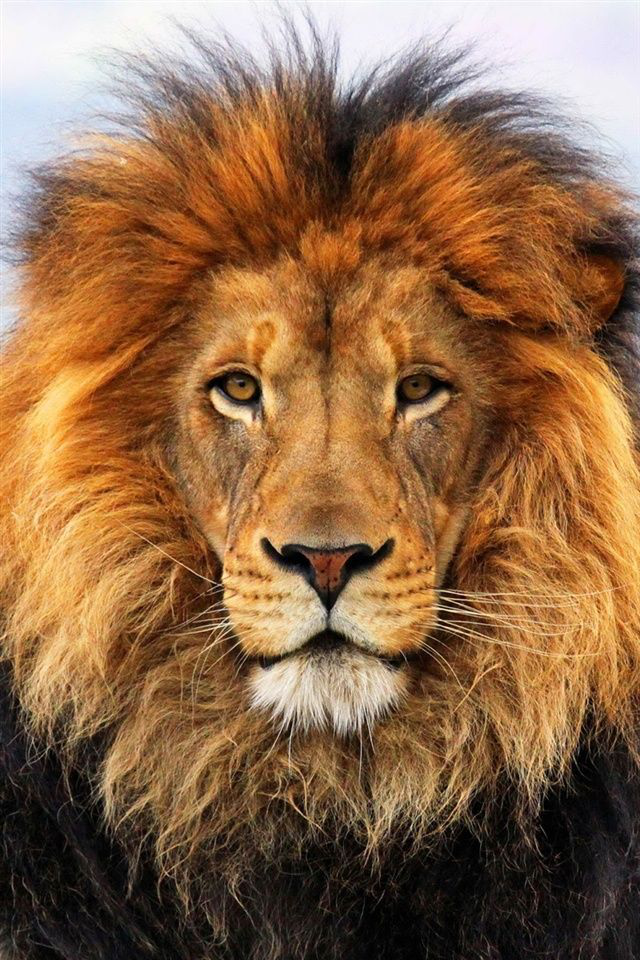
#> input picture 02-libraries/leon.png, 640 x 960 px
$ python libraries18.py
#> lines starting #> are read from the running program, lines starting #| are printed output that depends on the picture
from PIL import Image

im = Image.open("leon.png")
#> im is the input picture: PIL image 640x960 RGB; mean R, G, B 141.9, 105, 73.4
region = im.crop((150, 320, 280, 440))
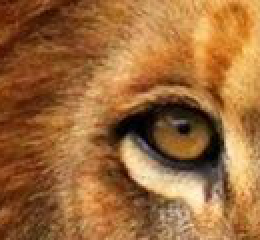
#> region: PIL image 130x120 RGB (shown 2 times larger); mean R, G, B 157.6, 106.1, 58
region.save("box_leon.png")

reverse = region.transpose(Image.Transpose.ROTATE_180)
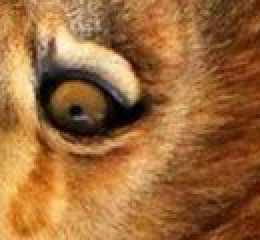
#> reverse: PIL image 130x120 RGB (shown 2 times larger); mean R, G, B 157.6, 106.1, 58
reverse.save("reverse_leon.png")

im.paste(reverse, (150, 320, 280, 440))
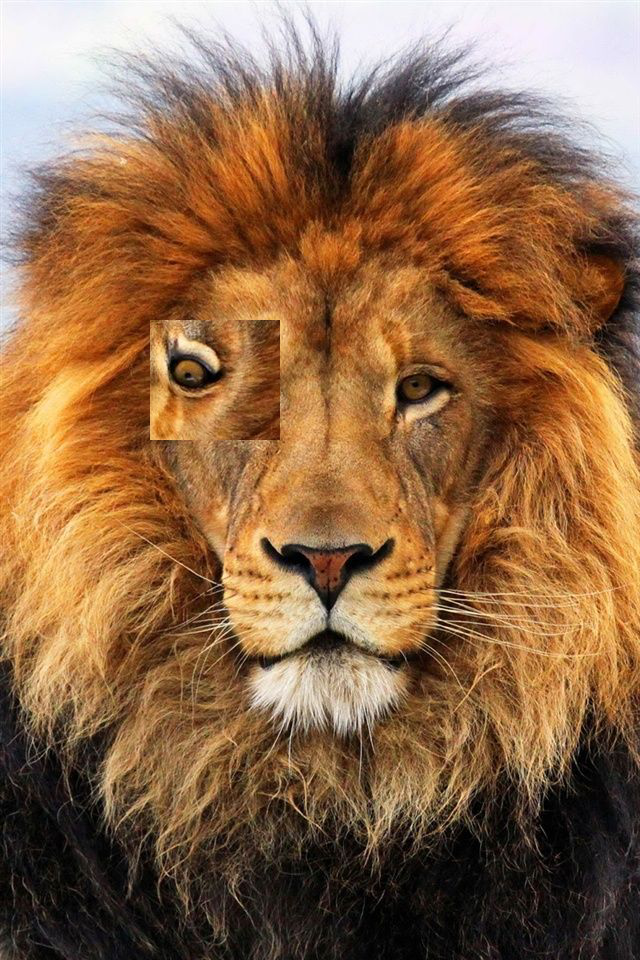
#> im: PIL image 640x960 RGB; mean R, G, B 141.9, 105, 73.4
im.save("leon2.png")

r, g, b = im.split()
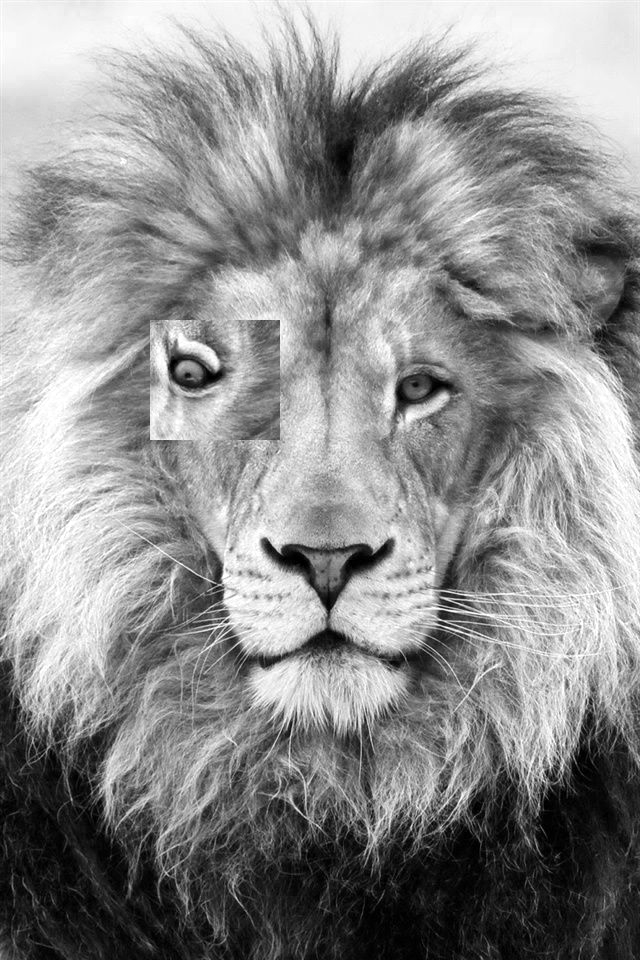
#> r: PIL image 640x960 L; min 0, max 255, mean 141.9
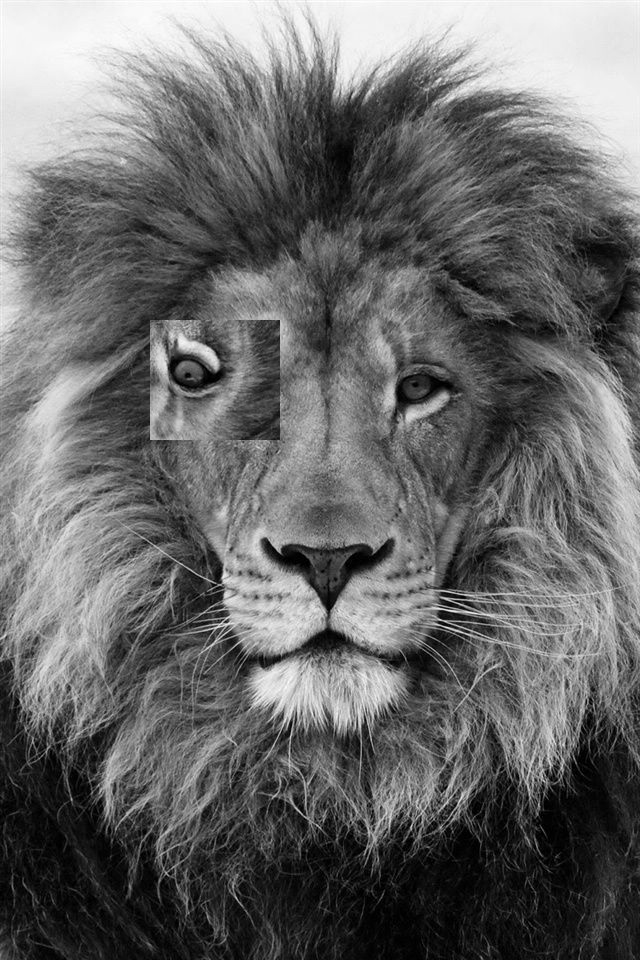
#> g: PIL image 640x960 L; min 0, max 255, mean 105
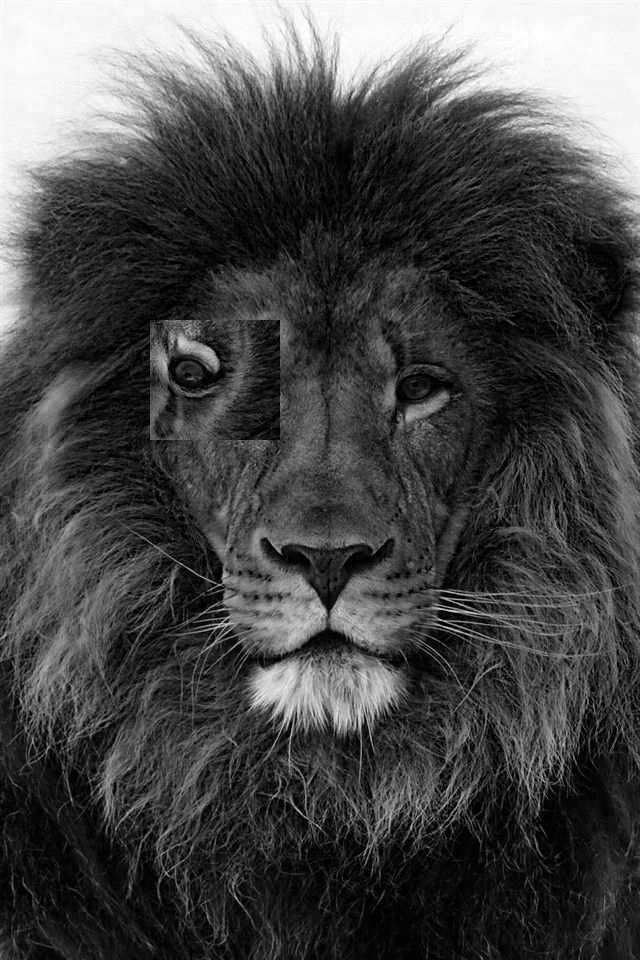
#> b: PIL image 640x960 L; min 0, max 255, mean 73.4
r.save("leon_r.png")
g.save("leon_g.png")
b.save("leon_b.png")
